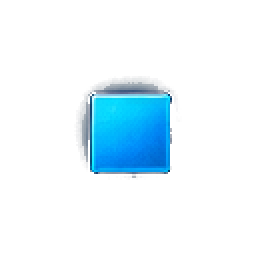
#> input picture assets/huds/minimap_ally.png, 128 x 128 px (shown 2 times larger); its folder holds only this picture in this run
$ python native_jpg.py ../assets/huds
#> lines starting #> are read from the running program, lines starting #| are printed output that depends on the picture
### tools/pack_web.py
# Хөтчийн build-ийн файлуудыг багцална (tools/build_web.ps1 дуудна).
#
#   python tools/pack_web.py <staged assets хавтас> <гаралтын хавтас> <manifest.json>
#
# Оролт: CMake-ийн бэлтгэсэн build_web/web_assets (тоглоомд хэрэгтэй файлууд л, хуудасны FS-ийн "/" үндэс).
# Хэмжээг багасгана:
#   - том текстурууд (*.png, HUD/icon-оос бусад) -> JPG (85 чанар; тунгалаг хэсэг нь зөвхөн UV-ийн хоосон зай)
#   - дуу (*.wav) -> OGG Vorbis (тоглоом .wav байхгүй бол .ogg-ийг ачаалдаг, src/Audio.cpp)
# Багцууд (web/shell.html татна):
#   core       - эхлэхэд заавал (цэс, дүрүүд, зэвсэг, газар, дуу, холын мод)
#   world      - унаа, мод, торх: тоглоом эхэлсний дараа ар талд татагдаж, анх аймагт орохдоо ачаалагдана
#   city/<нэр> - аймгийн төв бүрийн газрын зураг: тухайн аймагт орохдоо л
# Багцын нэрэнд агуулгын хэш орно (packs/world.1a2b3c4d.data): өөрчлөгдөөгүй багцыг шинэ хувилбарт дахин
# татахгүй (хөтчийн кэш). Хувиргасан файлуудыг build_web/pack_cache-д хадгалж дараагийн build-д дахин хийхгүй.
#
# Багцын бүтэц: "ZMPK", uint32 JSON-ий урт, JSON [[зам, эхлэл, хэмжээ], ...] (эхлэл нь өгөгдлийн хэсгээс), өгөгдөл.
import hashlib
import io
import json
import os
import struct
import sys

from PIL import Image
import soundfile

KEEP_PNG = ("assets/huds/", "assets/icons/")  # жижиг, тунгалаг дүрсүүд
WORLD = ("assets/cars/", "assets/trees/", "assets/pooshig/", "assets/monuments/", "assets/broken_cars/", "assets/mission/")
JPEG_QUALITY = 85
OGG_LEVEL = 0.5  # libsndfile: 0 = хамгийн өндөр чанар, 1 = хамгийн бага хэмжээ


def convert(source, rel, cache):
    """(шинэ зам, өгөгдөл): хөрвүүлэх шаардлагагүй бол эх файл."""
#> called with source = '../assets/huds/minimap_ally.png', rel = 'assets/minimap_ally.png', cache = 'build_web/pack_cache'
    data = open(source, "rb").read()
    if rel.endswith(".png") and not rel.startswith(KEEP_PNG):
        target, kind = rel[:-4] + ".jpg", "jpg"
    elif rel.endswith(".wav"):
        target, kind = rel[:-4] + ".ogg", "ogg"
    else:
        return rel, data
    key = hashlib.sha1(data).hexdigest()[:16]
    cached = os.path.join(cache, key + "." + kind)
    if os.path.exists(cached):
        return target, open(cached, "rb").read()
    out = io.BytesIO()
    if kind == "jpg":
        image = Image.open(io.BytesIO(data))
#> image is the input picture: PIL image 128x128 RGBA; mean R, G, B, A 1.2, 16.9, 24.8, 26.7
        if image.mode in ("RGBA", "LA", "P"):
            image = image.convert("RGBA")
            # Тунгалаг хэсгийг (UV-ийн хоосон зай) хар биш, ойролцоох өнгөөр: шүүлтүүрийн үед ирмэг харлахгүй
            background = image.resize((max(1, image.width // 16), max(1, image.height // 16)), Image.BOX)
            background = background.resize(image.size, Image.BILINEAR)
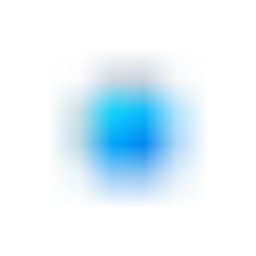
#> background: PIL image 128x128 RGBA (shown 2 times larger); mean R, G, B, A 6.3, 50, 73.3, 26.7; transparent parts drawn white
            background.paste(image, (0, 0), image)
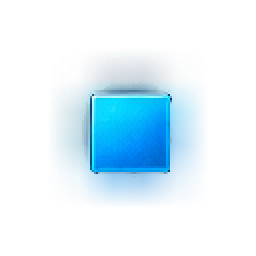
#> background: PIL image 128x128 RGBA (shown 2 times larger); mean R, G, B, A 6.5, 49.2, 72.3, 33.6; transparent parts drawn white
            image = background
        image.convert("RGB").save(out, "JPEG", quality=JPEG_QUALITY, optimize=True, progressive=False)
    else:
        samples, rate = soundfile.read(io.BytesIO(data), dtype="float32")
        soundfile.write(out, samples, rate, format="OGG", subtype="VORBIS", compression_level=OGG_LEVEL)
    os.makedirs(cache, exist_ok=True)
    open(cached, "wb").write(out.getvalue())
    return target, out.getvalue()


# [49 lines left out: functions group_of, main, not called in this run]


# [2 lines that do not run on import are left out]

### tools/native_jpg.py
# Android, Windows-ийн багцад бэлтгэсэн assets хавтасны том PNG текстуруудыг JPG болгоно (tools/build_android.ps1,
# tools/build_installer.ps1 дуудна). Вебийн багцлагчтай (tools/pack_web.py) ижил дүрэм, ижил кэш:
#   - huds/, icons/ доторх тунгалаг жижиг дүрсүүд, window_icon.png PNG хэвээр
#   - бусад *.png -> *.jpg (85 чанар), PNG-г устгана. Тоглоом .png олдохгүй бол .jpg-г ачаална (src/Platform.cpp ImageFile).
#   - sounds/narration/*.wav -> *.ogg (мэдэгдлийн дуу хоолой; бусад дуу WAV хэвээр)
#
#   python tools/native_jpg.py <assets хавтас>
import os
import sys

sys.path.insert(0, os.path.dirname(os.path.abspath(__file__)))
from pack_web import convert  # noqa: E402

ROOT = os.path.dirname(os.path.dirname(os.path.abspath(__file__)))
CACHE = os.path.join(ROOT, "build_web", "pack_cache")
KEEP = ("huds/", "icons/")
KEEP_FILES = ("window_icon.png",)


def main():
    folder = sys.argv[1]
    before = after = count = 0
    for base, _, files in os.walk(folder):
        for name in files:
            if not name.endswith(".png") or name in KEEP_FILES:
                continue
            path = os.path.join(base, name)
            rel = os.path.relpath(path, folder).replace("\\", "/")
            if rel.startswith(KEEP):
                continue
            # convert() нь "assets/..." замын дүрэм хэрэглэдэг (KEEP_PNG)
            target, data = convert(path, "assets/" + rel, CACHE)
            if not target.endswith(".jpg"):
                continue
            before += os.path.getsize(path)
            out = path[:-4] + ".jpg"
            open(out, "wb").write(data)
            after += len(data)
            os.remove(path)
            count += 1
    print(f"native_jpg: {count} textures {before / 1e6:.1f} MB -> {after / 1e6:.1f} MB")
    # Мэдэгдлийн дуу хоолой (sounds/narration/*.wav) -> OGG: тоглоом .wav олдохгүй бол .ogg-г ачаална (src/Audio.cpp)
    before = after = count = 0
    for sub in ("narration", "narration_en"):  # (англи хэлнийх: gen_narration.py --english)
        voices = os.path.join(folder, "sounds", sub)
        if not os.path.isdir(voices):
            continue
        for name in os.listdir(voices):
            if not name.endswith(".wav"):
                continue
            path = os.path.join(voices, name)
            target, data = convert(path, f"assets/sounds/{sub}/" + name, CACHE)
            before += os.path.getsize(path)
            open(path[:-4] + ".ogg", "wb").write(data)
            after += len(data)
            os.remove(path)
            count += 1
    print(f"native_jpg: {count} narration voices {before / 1e6:.1f} MB -> {after / 1e6:.1f} MB")


if __name__ == "__main__":
    main()
